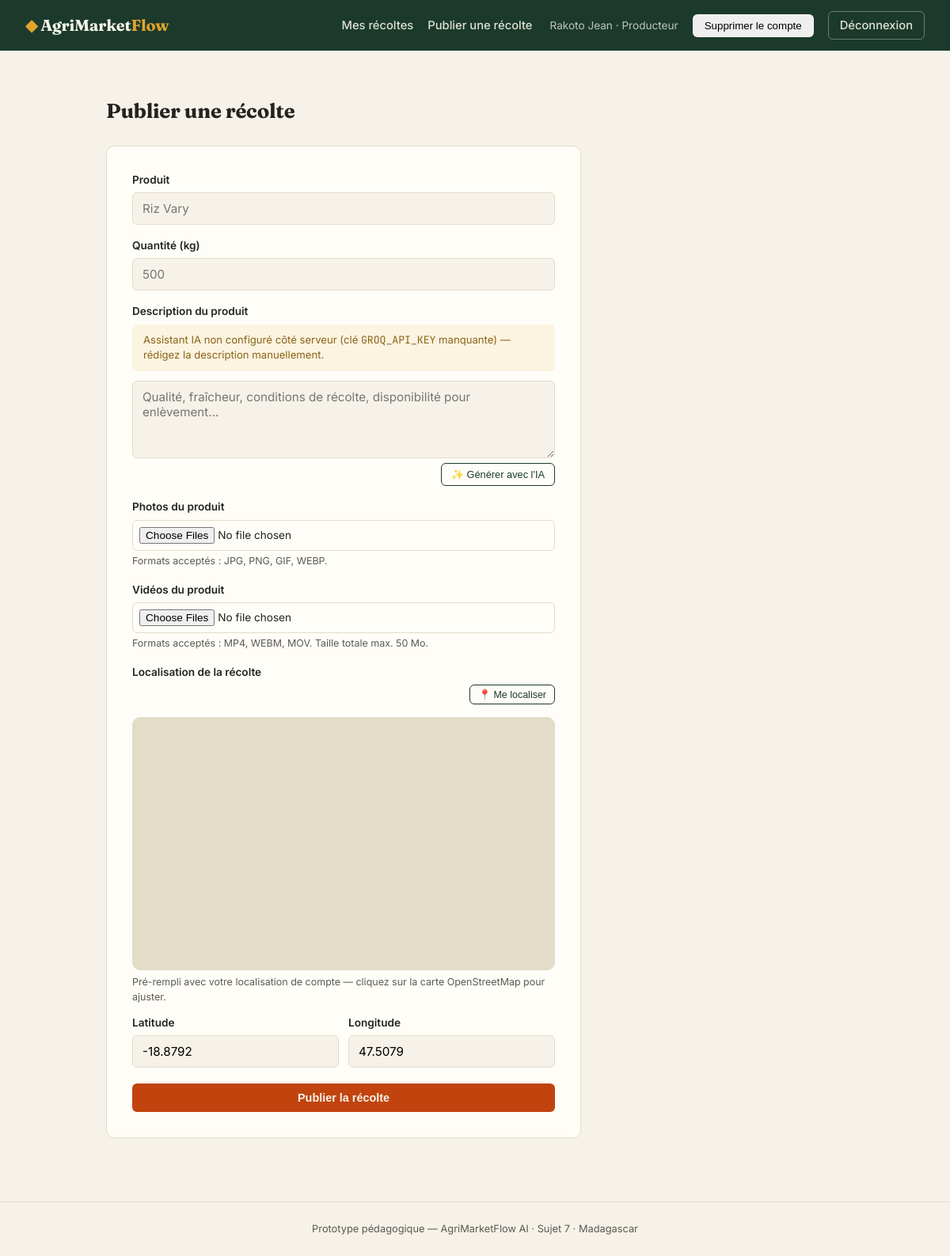
The page /recolte/nouvelle (signed in) on the database its author committed.
### tables this page shows
CREATE TABLE UTILISATEUR (
    id_utilisateur INTEGER PRIMARY KEY AUTOINCREMENT,
    nom_complet     TEXT NOT NULL,
    contact         TEXT NOT NULL UNIQUE,
    mot_de_passe    TEXT NOT NULL,
    type_profil     TEXT NOT NULL CHECK (type_profil IN ('Producteur','Collecteur','Transporteur')),
    latitude        REAL NOT NULL,
    longitude       REAL NOT NULL,
    est_disponible  INTEGER NOT NULL DEFAULT 1
);

### app.py (the view, shortened to what this page needs)
@app.route("/recolte/nouvelle", methods=["GET", "POST"])
@login_required
@role_required("Producteur")
def nouvelle_recolte():
    user = current_user()
    return render_template("nouvelle_recolte.html", user=user)

### app.py (called while the page is built)
def login_required(view):
    @wraps(view)
    def wrapped(*args, **kwargs):
        if "user_id" not in session:
            flash("Veuillez vous connecter pour accéder à cette page.", "warning")
            return redirect(url_for("connexion"))
        return view(*args, **kwargs)
    return wrapped

def role_required(*roles):
    def decorator(view):
        @wraps(view)
        def wrapped(*args, **kwargs):
            if session.get("type_profil") not in roles:
                flash("Cette page n'est pas accessible pour votre profil.", "danger")
                return redirect(url_for("accueil"))
            return view(*args, **kwargs)
        return wrapped
    return decorator

def current_user():
    if "user_id" not in session:
        return None
    conn = get_connection()
    user = conn.execute(
        "SELECT * FROM UTILISATEUR WHERE id_utilisateur = ?", (session["user_id"],)
    ).fetchone()
    conn.close()
    return user

@app.context_processor
def inject_user():
    return {"current_user": current_user()}

@app.context_processor
def inject_ia_status():
    return {"ia_disponible": ia.ia_disponible()}

### database.py (called while the page is built)
def get_connection():
    conn = sqlite3.connect(DB_PATH)
    conn.row_factory = sqlite3.Row
    conn.execute("PRAGMA foreign_keys = ON")
    return conn

### ia.py (called while the page is built)
def ia_disponible():
    return bool(GROQ_API_KEY)

### templates/nouvelle_recolte.html (shortened to what this page needs)
{% extends "base.html" %}
{% block content %}
<h1 style="font-size:1.6rem;margin-bottom:24px;">Publier une récolte</h1>
<div class="form-card" style="max-width:600px;">
  <form method="POST" action="{{ url_for('nouvelle_recolte') }}" enctype="multipart/form-data">
    <label for="libelle_produit">Produit</label>
    <input type="text" id="libelle_produit" name="libelle_produit" required placeholder="Riz Vary">
    <label for="quantite">Quantité (kg)</label>
    <input type="number" step="any" id="quantite" name="quantite" required placeholder="500">
    <label for="description">Description du produit</label>
    {% if not ia_disponible %}
      <div class="map-key-warning">
        Assistant IA non configuré côté serveur (clé <span class="mono">GROQ_API_KEY</span> manquante) —
        rédigez la description manuellement.
      </div>
    {% endif %}
    <textarea id="description" name="description" rows="4"
      placeholder="Qualité, fraîcheur, conditions de récolte, disponibilité pour enlèvement..."></textarea>
    <div class="map-actions">
      <button type="button" id="btn-ia-description" class="btn-outline" style="padding:6px 12px;font-size:0.8rem;border-radius:6px;" {% if not ia_disponible %}disabled{% endif %}>
        ✨ Générer avec l'IA
      </button>
    </div>
    <label>Photos du produit</label>
    <input type="file" name="images" accept="image/png,image/jpeg,image/gif,image/webp" multiple>
    <p class="field-hint">Formats acceptés : JPG, PNG, GIF, WEBP.</p>
    <label>Vidéos du produit</label>
    <input type="file" name="videos" accept="video/mp4,video/webm,video/quicktime" multiple>
    <p class="field-hint">Formats acceptés : MP4, WEBM, MOV. Taille totale max. 50 Mo.</p>
    <label>Localisation de la récolte</label>
    <div class="map-actions"><button type="button" id="btn-locate-me" class="btn-outline" style="padding:4px 10px;font-size:0.78rem;border-radius:6px;">📍 Me localiser</button></div>
    <div id="map-picker" class="map-box" data-lat-input="latitude" data-lon-input="longitude"></div>
    <p class="field-hint">Pré-rempli avec votre localisation de compte — cliquez sur la carte OpenStreetMap pour ajuster.</p>
    <div class="form-row">
      <div>
        <label for="latitude">Latitude</label>
        <input type="number" step="any" id="latitude" name="latitude" required value="{{ user.latitude }}">
      </div>
      <div>
        <label for="longitude">Longitude</label>
        <input type="number" step="any" id="longitude" name="longitude" required value="{{ user.longitude }}">
      </div>
    </div>
    <button type="submit" class="btn btn-laterite" style="margin-top:20px;width:100%;">Publier la récolte</button>
  </form>
</div>
{% endblock %}

### templates/base.html (shortened to what this page needs)
<!DOCTYPE html>
<html lang="fr">
<head>
<link rel="stylesheet" href="{{ url_for('static', filename='style.css') }}">
</head>
<body>
<header class="topbar">
  <a class="brand" href="{{ url_for('accueil') }}">
    <span class="brand-mark">◆</span> AgriMarket<span class="brand-accent">Flow</span>
  </a>
  <nav>
    {% if current_user %}
      {% if current_user.type_profil == 'Producteur' %}
        <a href="{{ url_for('producteur_dashboard') }}">Mes récoltes</a>
        <a href="{{ url_for('nouvelle_recolte') }}">Publier une récolte</a>
      {% else %}
        <a href="{{ url_for('prestataire_dashboard') }}">Récoltes à proximité</a>
      {% endif %}
      <span class="nav-user">{{ current_user.nom_complet }} · {{ current_user.type_profil }}</span>
      <form action="{{ url_for('supprimer_compte') }}" method="GET" class="inline-form" style="display:inline;">
        <button
          type="submit"
          class="btn-ghost btn-danger"
          onclick="return confirm('Voulez-vous vraiment supprimer votre compte ? Cette action est irréversible.')"
        >
          Supprimer le compte
        </button>
      </form>
      <a href="{{ url_for('deconnexion') }}" class="btn-ghost">Déconnexion</a>
    {% else %}
      <a href="{{ url_for('connexion') }}">Connexion</a>
      <a href="{{ url_for('inscription') }}" class="btn-ghost">Créer un compte</a>
    {% endif %}
  </nav>
</header>
<main class="page">
  {% block content %}{% endblock %}
</main>
<footer class="footer">
  Prototype pédagogique — AgriMarketFlow AI · Sujet 7 · Madagascar
</footer>
</body>
</html>

### static/style.css (style rules this page uses)
:root { --vert-foret: #1B3A2B; --vert-moyen: #2F5233; --laterite: #C1440E; --or-recolte: #E0A32E; --papier: #F6F2E9; --papier-carte: #FFFDF8; --encre: #232320; --encre-douce: #5B5A52; --ligne: #E2DCC9; --succes: #2F6B3E; --danger: #B4362A; }
* { box-sizing: border-box; }
body { margin: 0; background: var(--papier); color: var(--encre); font-family: 'Inter', -apple-system, sans-serif; font-size: 15.5px; line-height: 1.5; }
h1, h2, h3, .brand { font-family: 'Fraunces', Georgia, serif; letter-spacing: -0.01em; }
.mono, .score-value, .coord { font-family: 'JetBrains Mono', monospace; }
.topbar { display: flex; align-items: center; justify-content: space-between; background: var(--vert-foret); color: var(--papier); padding: 14px 32px; }
.brand { color: var(--papier); text-decoration: none; font-size: 1.25rem; font-weight: 700; }
.brand-mark { color: var(--or-recolte); }
.brand-accent { color: var(--or-recolte); }
.topbar nav { display: flex; align-items: center; gap: 18px; }
.topbar nav a { color: var(--papier); text-decoration: none; font-weight: 500; font-size: 0.92rem; opacity: 0.9; }
.nav-user { font-size: 0.85rem; opacity: 0.75; margin-left: 4px; }
.btn-ghost { border: 1px solid rgba(246,242,233,0.4); padding: 6px 14px; border-radius: 6px; }
.page { max-width: 980px; margin: 0 auto; padding: 40px 24px 80px; min-height: 70vh; }
.footer { text-align: center; padding: 24px; color: var(--encre-douce); font-size: 0.8rem; border-top: 1px solid var(--ligne); }
.btn { display: inline-block; padding: 10px 20px; border-radius: 6px; background: var(--vert-foret); color: var(--papier); text-decoration: none; font-weight: 600; font-size: 0.9rem; border: none; cursor: pointer; }
.btn-laterite { background: var(--laterite); }
.btn-outline { background: transparent; color: var(--vert-foret); border: 1px solid var(--vert-foret); }
.form-card { background: var(--papier-carte); border: 1px solid var(--ligne); border-radius: 10px; padding: 32px; max-width: 480px; }
label { display: block; font-size: 0.85rem; font-weight: 600; margin: 16px 0 6px; }
label:first-child { margin-top: 0; }
input, select, textarea { width: 100%; padding: 10px 12px; border: 1px solid var(--ligne); border-radius: 6px; font-family: inherit; font-size: 0.95rem; background: var(--papier); }
textarea { resize: vertical; }
input[type=file] { padding: 8px; font-size: 0.85rem; background: var(--papier-carte); }
.field-hint { font-size: 0.78rem; color: var(--encre-douce); margin-top: 4px; }
.form-row { display: flex; gap: 12px; }
.form-row > * { flex: 1; }
.inline-form { display: flex; gap: 8px; align-items: center; }
.map-box { width: 100%; height: 320px; border-radius: 10px; border: 1px solid var(--ligne); margin: 6px 0 6px; background: var(--ligne); }
.map-actions { display: flex; justify-content: flex-end; margin-bottom: 16px; }
.map-key-warning { padding: 10px 14px; border-radius: 6px; background: #FCF3E1; color: #8A6415; font-size: 0.82rem; margin-bottom: 12px; }

### rows shown on the page
UTILISATEUR: nom_complet "Rakoto Jean", type_profil "Producteur", latitude "-18.8792", longitude "47.5079"
